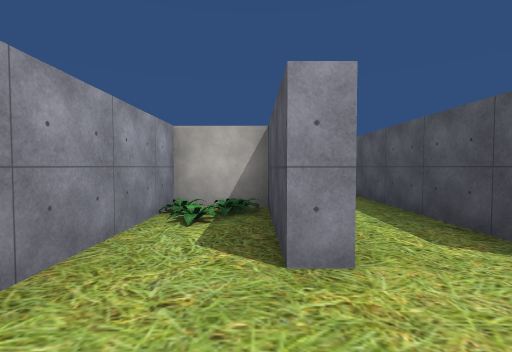
[1] (above)

16 first-person views from a walk through a 3-D level made in the Unity game engine. The camera is 1.5 m above the floor, tilts 2° down and sees 85° across. The floor is counted in squares, 2 m on a side. Each view is taken from the middle of a square. On the plan, view 1 faces up. The plan holds only what a view shows up to about 10 squares ahead; the rest is blank. The place goes on beyond the plan. The player character is not drawn. Some animated figures are not drawn. Some surface patterns are stand-ins.

[2]
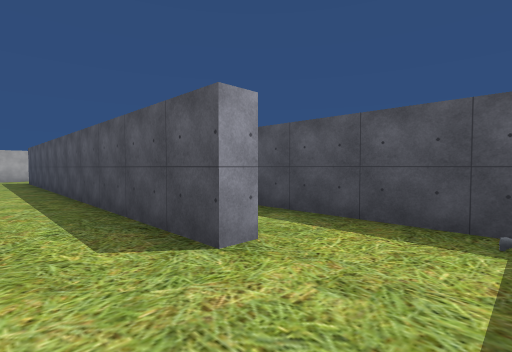

[3]
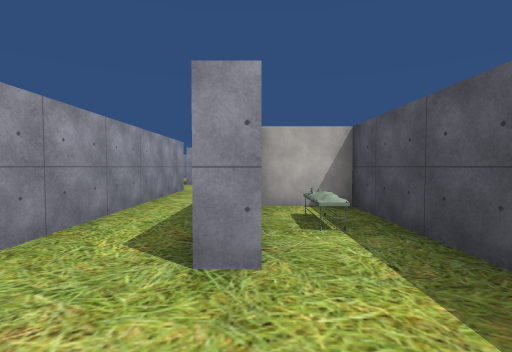

[4]
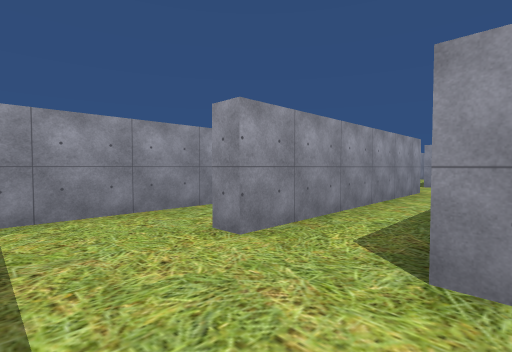

[5]
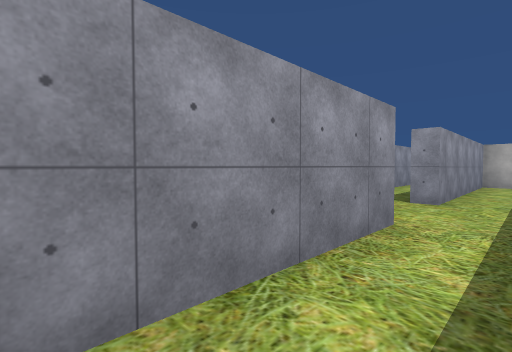

[6]
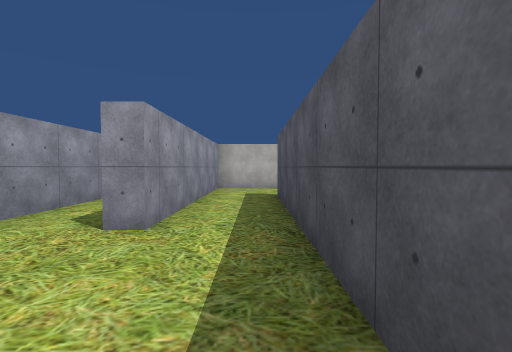

[7]
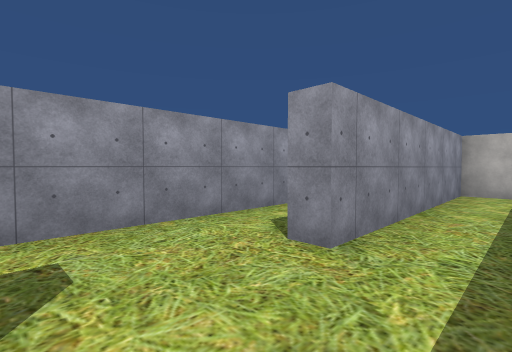

[8]
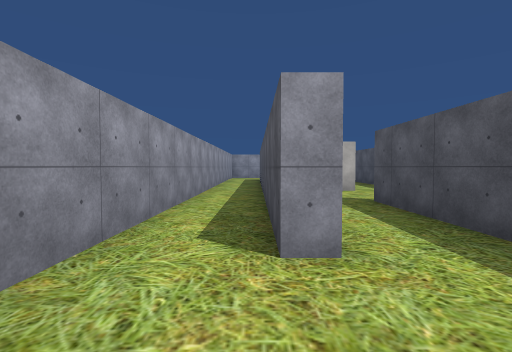

[9]
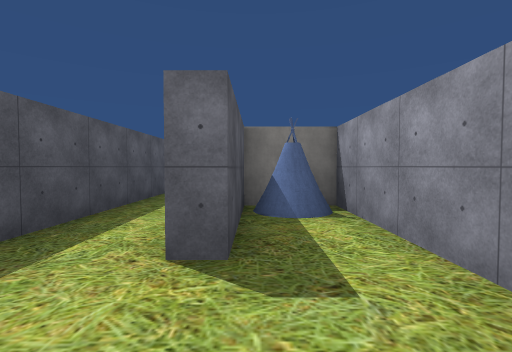

[10]
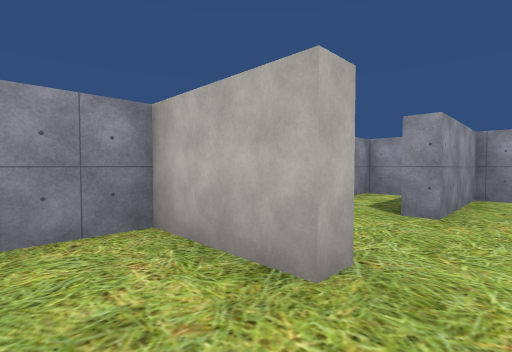

[11]
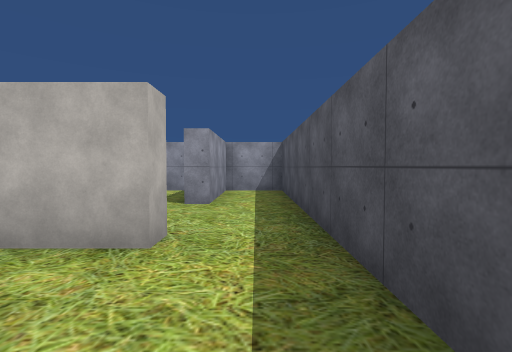

[12]
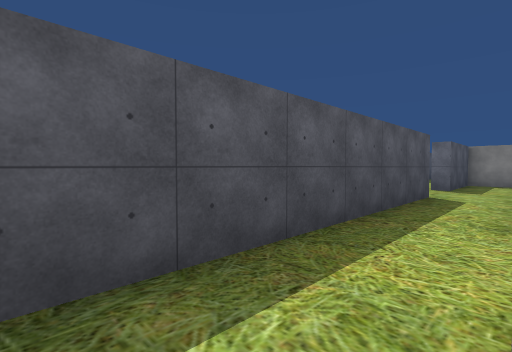

[13]
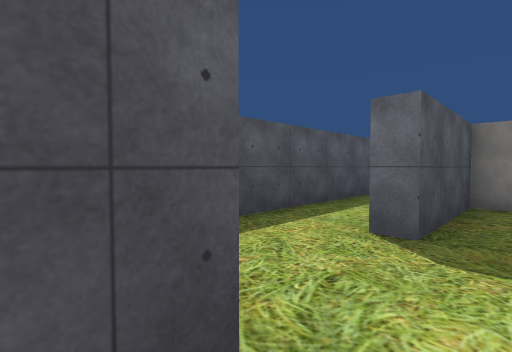

[14]
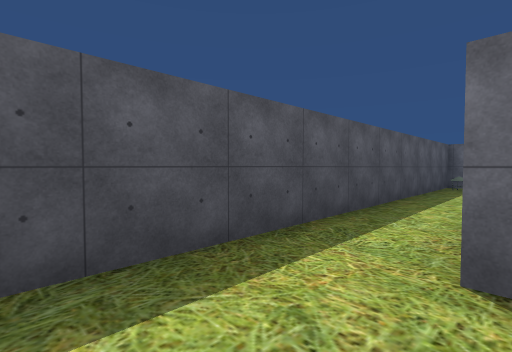

[15]
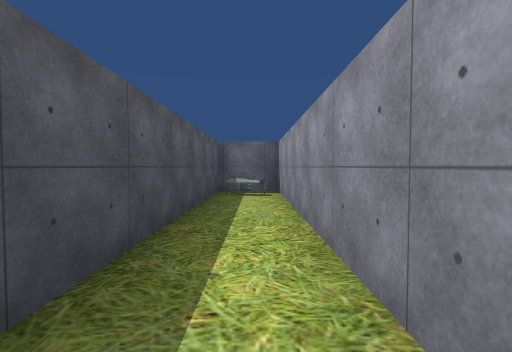

[16]
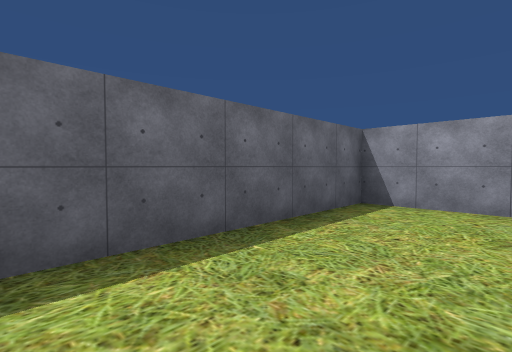

### Floor plan
Ten units are one square. View 1 is at (0, 0); x grows to the right and y downward. Boxes are objects, and circles mark ways between rooms. Rooms are numbered by the first view taken in them; rooms with no view inside come last. Other rooms are left out.
<svg viewBox="-20 -242 96 252">
<path fill="none" stroke="#000" d="M-15 -115 -15 -58 2 -58 2 -89 7 -89 7 -20 2 -20 2 -53 -15 -53 -15 5 40 5M48 -112 48 -174M31 -20 25 -20 25 -149M48 -1 48 -53 30 -53M30 -175 7 -175 7 -113 2 -113M30 -181 30 -175M48 -174 48 -237 30 -237 30 -206 25 -206M53 -74 53 5 71 5 71 -110M35 -58 48 -58 48 -89 54 -89"/>
<rect x="-15" y="-45" width="10" height="10" fill="#bbb"><title>plant</title></rect>
<rect x="-15" y="-55" width="10" height="10" fill="#bbb"><title>plant</title></rect>
<rect x="-15" y="-75" width="10" height="20" fill="#bbb"><title>tent</title></rect>
<rect x="35" y="-45" width="10" height="10" fill="#bbb"><title>other object</title></rect>
<rect x="55" y="-15" width="10" height="20" fill="#bbb"><title>other object</title></rect>
<circle cx="40" cy="-180" r="3" fill="#2a7"/>
<circle cx="40" cy="-110" r="3" fill="#2a7"/>
<text x="10" y="-80">1</text>
<text x="40" y="-200">2</text>
<text x="60" y="-70">3</text>
</svg>
Room 1 opens to room 2. Room 1 opens to room 3.

Where each view was taken, in squares from view 1:
view 1: 0 up, 0 right, facing up
view 2: 0 up, 1 right, facing up-right
view 3: 0 up, 3 right, facing up
view 4: 0 up, 3 right, facing up-left
view 5: 5 up, 2 right, facing up-left
view 6: 8 up, 2 right, facing up
view 7: 9 up, 2 right, facing up-left
view 8: 9 up, 0 right, facing up
view 9: 11 up, 0 right, facing down
view 10: 16 up, 4 right, facing up-left
view 11: 15 up, 4 right, facing up
view 12: 19 up, 3 right, facing down-right
view 13: 12 up, 4 right, facing down-right
view 14: 11 up, 5 right, facing down-right
view 15: 8 up, 6 right, facing down
view 16: 2 up, 4 right, facing down-left
